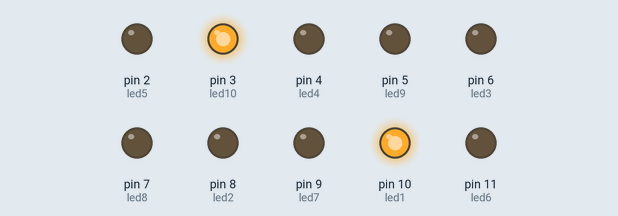
This sketch was run on a simulated Arduino Uno, built with avr-gcc and run on an emulated ATmega328P. Parts: output pins drawn as LEDs (lit = HIGH).

Above: at 0.02 s.
At 0.42 s:
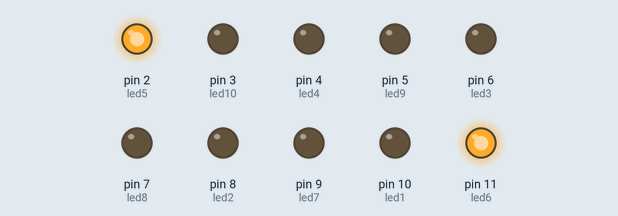
At 0.72 s:
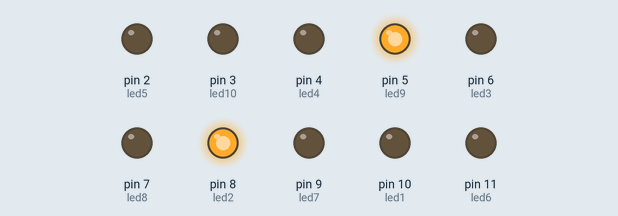
At 1.47 s:
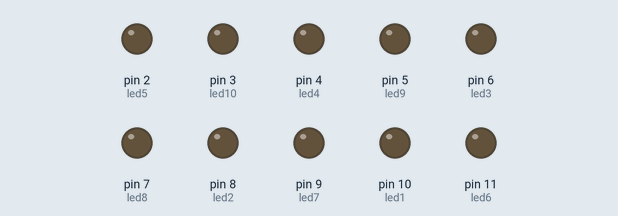
At 2.22 s:
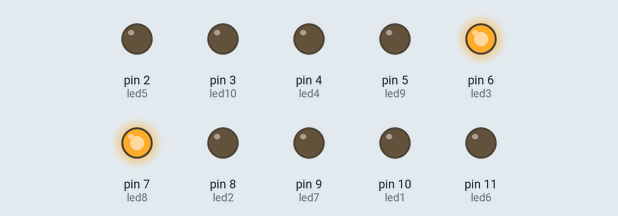
At 2.92 s:
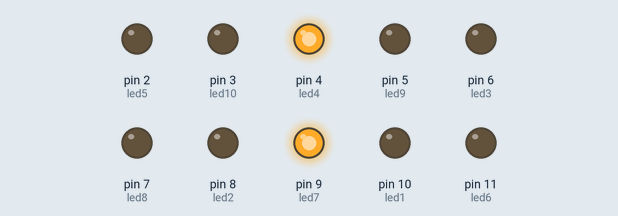
Timing chart, 0 to 3.2 s (numbered marks = the images above):
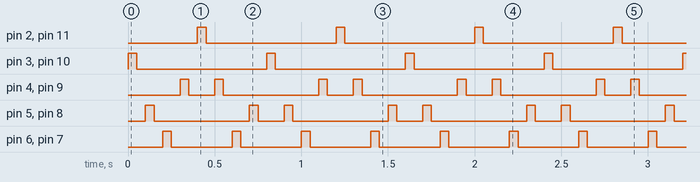

The sketch:

challengeLED7.ino
```cpp
#define led1 10
#define led2 8
#define led3 6
#define led4 4
#define led5 2
#define led6 11
#define led7 9
#define led8 7
#define led9 5
#define led10 3
int dl = 50;
void setup()
{
    pinMode(led1, OUTPUT);
    pinMode(led2, OUTPUT);
    pinMode(led3, OUTPUT);
    pinMode(led4, OUTPUT);
    pinMode(led5, OUTPUT);
    pinMode(led6, OUTPUT);
    pinMode(led7, OUTPUT);
    pinMode(led8, OUTPUT);
    pinMode(led9, OUTPUT);
    pinMode(led10, OUTPUT);
}

void loop()
{
  digitalWrite(led1, HIGH);
  digitalWrite(led10, HIGH);
  delay(dl); // Wait for 100 millisecond(s)
  digitalWrite(led1, LOW);
  digitalWrite(led10, LOW);
  delay(dl);

  digitalWrite(led2, HIGH);
  digitalWrite(led9, HIGH);
  delay(dl);
  digitalWrite(led2, LOW);
  digitalWrite(led9, LOW);
  delay(dl);

  digitalWrite(led3, HIGH);
  digitalWrite(led8, HIGH);
  delay(dl);
  digitalWrite(led3, LOW);
  digitalWrite(led8, LOW);
  delay(dl);

  digitalWrite(led4, HIGH);
  digitalWrite(led7, HIGH);
  delay(dl);
  digitalWrite(led4, LOW);
  digitalWrite(led7, LOW);
  delay(dl);

  digitalWrite(led5, HIGH);
  digitalWrite(led6, HIGH);
  delay(dl);
  digitalWrite(led5, LOW);
  digitalWrite(led6, LOW);
  delay(dl);

  digitalWrite(led4, HIGH);
  digitalWrite(led7, HIGH);
  delay(dl);
  digitalWrite(led4, LOW);
  digitalWrite(led7, LOW);
  delay(dl);

  digitalWrite(led3, HIGH);
  digitalWrite(led8, HIGH);
  delay(dl);
  digitalWrite(led3, LOW);
  digitalWrite(led8, LOW);
  delay(dl);

  digitalWrite(led2, HIGH);
  digitalWrite(led9, HIGH);
  delay(dl);
  digitalWrite(led2, LOW);
  digitalWrite(led9, LOW);
  delay(dl);


}
```

Measured:
- by itself, pin 2 (led5), pin 3 (led10), pin 10 (led1), pin 11 (led6): alternates HIGH for 0.05 s and LOW for 0.75 s
- by itself, pin 4 (led4), pin 9 (led7): repeats every 0.80 s: LOW 0.15 s, HIGH 0.05 s, LOW 0.55 s, HIGH 0.05 s
- by itself, pin 5 (led9), pin 8 (led2): repeats every 0.80 s: LOW 0.55 s, HIGH 0.05 s, LOW 0.15 s, HIGH 0.05 s
- by itself, pin 6 (led3), pin 7 (led8): alternates HIGH for 0.05 s and LOW for 0.35 s
